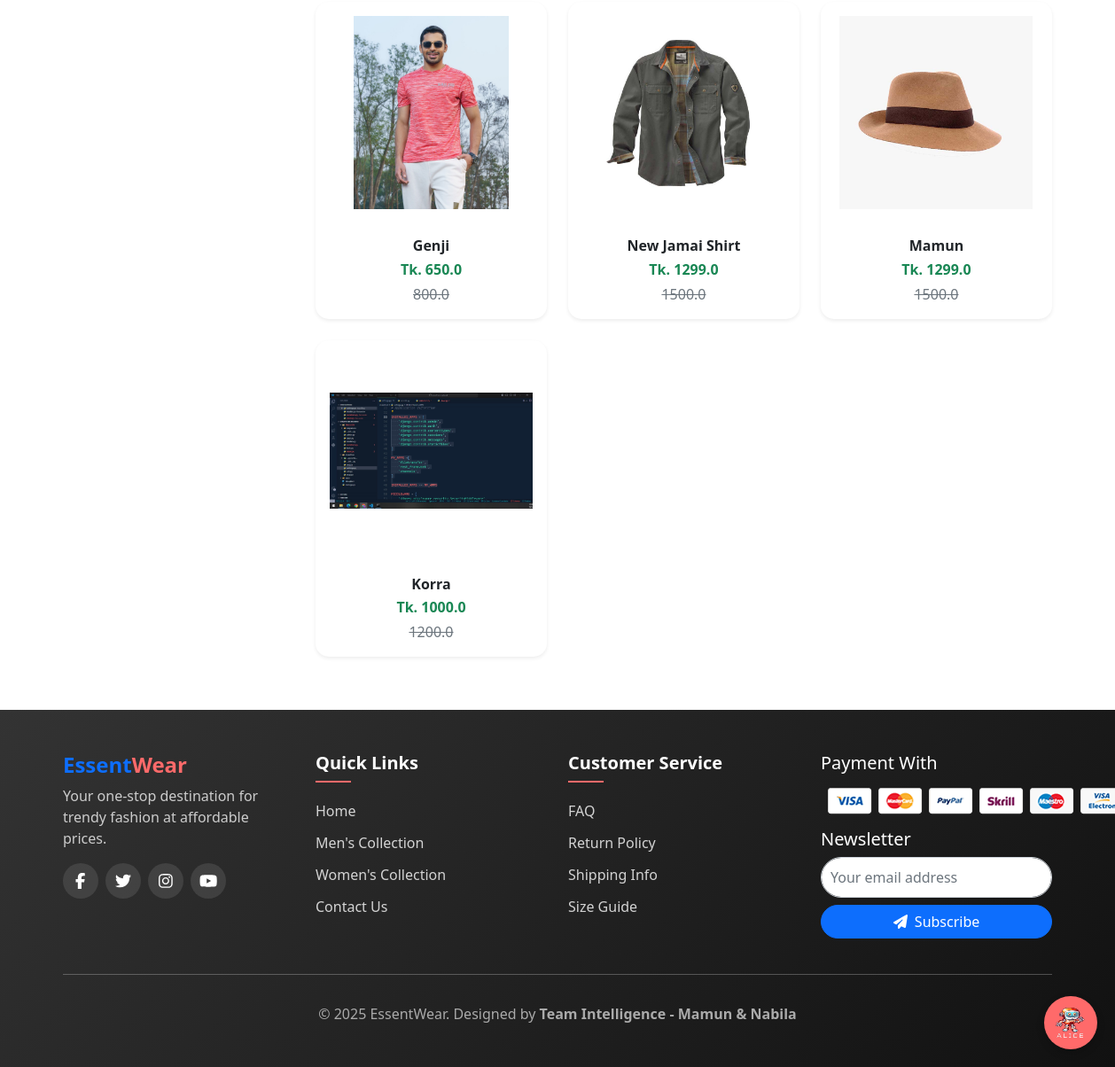
Page /men/ (lower part) on the earlier database version.
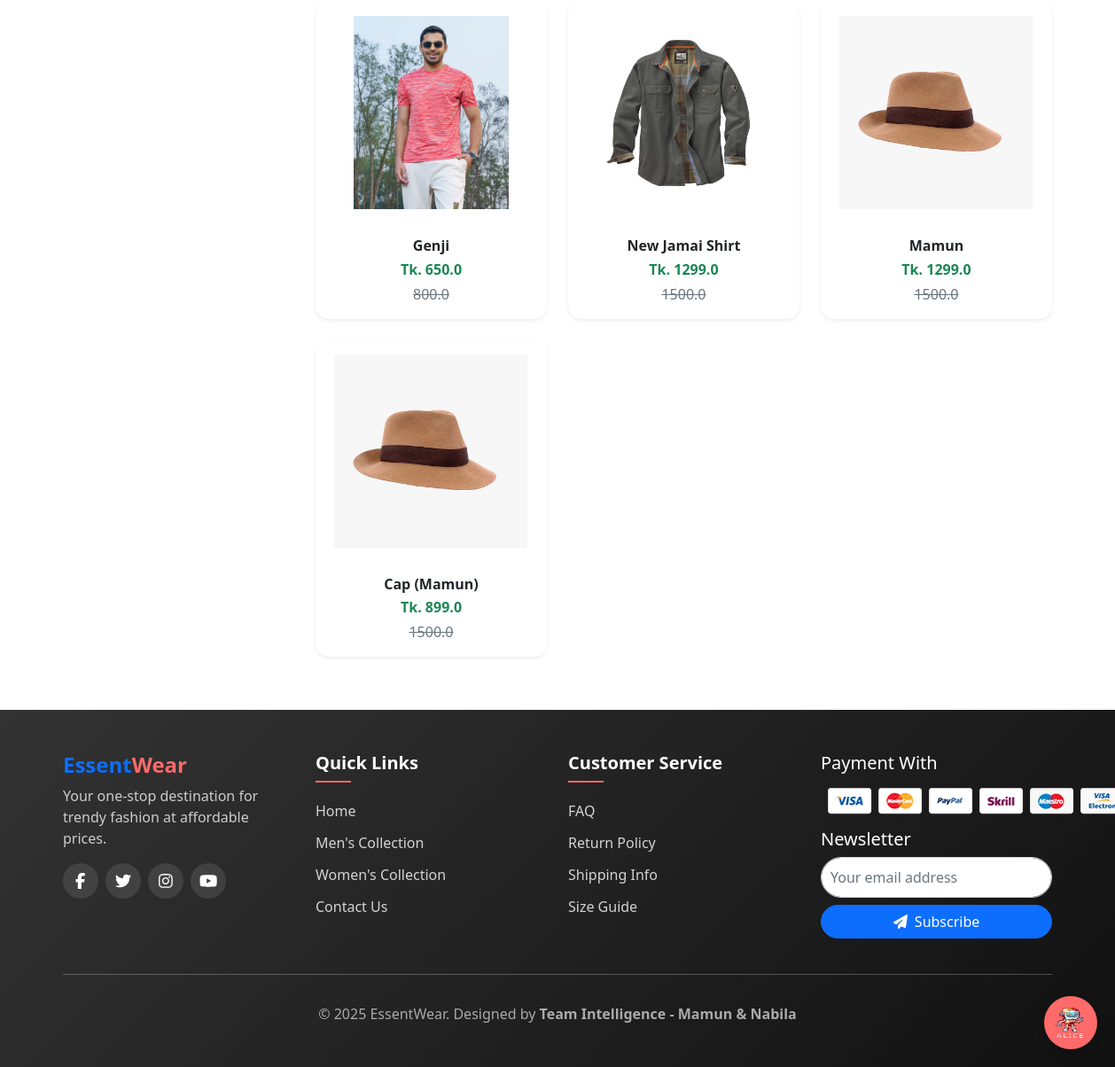
Same page on the later database version.
### app/models.py (models this page shows, shortened)
class Product(models.Model):
    title = models.CharField(max_length=100)
    selling_price = models.FloatField()
    discounted_price = models.FloatField()
    description = models.TextField(default='null')
    category = models.CharField(choices=CATEGORY_CHOICES, max_length=2)
    p_image = models.ImageField(upload_to='product_img')
    owner = models.ForeignKey(User, on_delete=models.CASCADE, related_name='products',null=True, blank=True) # Added owner field
    quantity = models.PositiveIntegerField(default=0)  # 🧮 নতুন field

### app/views.py (the view)
# urls.py: path('men/', views.men, name='men'),
def men(request, data=None):
    men = Product.objects.filter(category='M')
    price = request.GET.get("price")
    if price == "under500":
        men = men.filter(discounted_price__lt=500)
    elif price == "500-1000":
        men = men.filter(discounted_price__gte=500, discounted_price__lte=1000)
    elif price == "1000-2000":
        men = men.filter(discounted_price__gte=1000, discounted_price__lte=2000)
    elif price == "above2000":
        men = men.filter(discounted_price__gt=2000)
    return render(request, 'app/product/men.html', {'mens': men})

### app/templates/app/product/men.html (shortened to what this page needs)
{% extends 'app/base.html' %}
{% load static %}
{% block main-content %}
<div class="container my-5">
  <div class="row">
    <div class="col-md-3 mb-4">
    </div>
    <div class="col-md-9">
      <div class="row g-4">
        {% for product in mens %}
        <div class="col-sm-6 col-md-4">
          <div class="card h-100 border-0 shadow-sm product-card">
            <a href="{% url 'product-detail' product.id %}" class="text-decoration-none text-dark">
              <img src="{{ product.p_image.url }}" class="card-img-top p-3 img-fluid" alt="{{ product.title }}" style="height: 250px; object-fit: contain;">
              <div class="card-body text-center">
                <h6 class="card-title fw-bold mb-1">{{ product.title }}</h6>
                <p class="mb-1 text-success fw-bold">Tk. {{ product.discounted_price }}</p>
                <p class="text-muted text-decoration-line-through mb-0">
                  {{ product.selling_price }}
                </p>
              </div>
            </a>
          </div>
        </div>
        {% empty %}
        <p class="text-center text-muted">No products available.</p>
        {% endfor %}
      </div>
    </div>
  </div>
</div>
{% endblock main-content %}

Differences in the rows shown:
removed Product: p_image (picture), title "Korra", discounted_price "1000.0", selling_price "1200.0"
now on this page (row edited): Product: p_image (picture), title "Cap (Mamun)", discounted_price "899.0", selling_price "1500.0"
